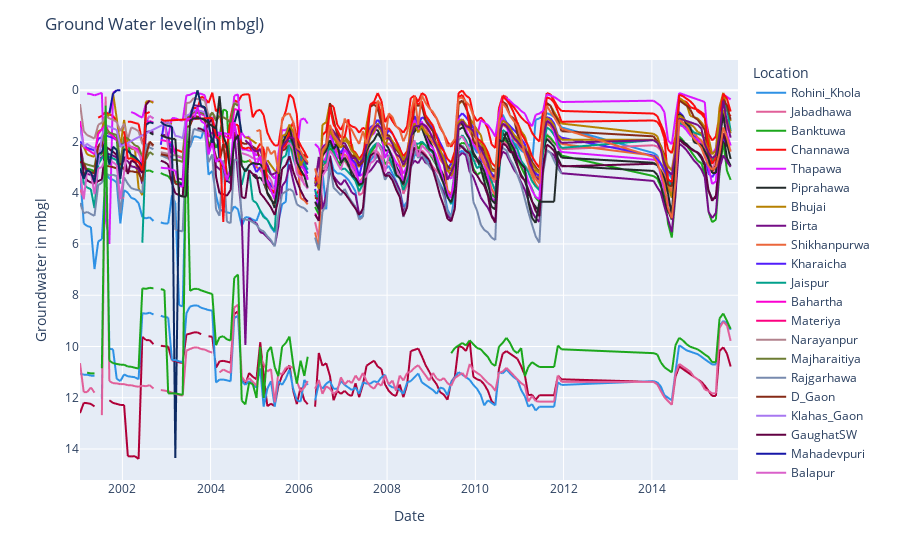

Write notebook code for a chart like this one.
### Code cell
if not data.empty:
        fig = px.line(data, x="Date", y="gw_level", color='Location', hover_name="Location", color_discrete_sequence=px.colors.qualitative.Dark24)
        
         
        # layout = go.Layout(margin = {'l':0, 't': 25, 'r' : 0, 'l' : 0}))
        fig.update_layout(title=f'Ground Water level(in mbgl)',
                xaxis_title='Date',
                yaxis_title='Groundwater in mbgl'),
        fig.update_yaxes(autorange="reversed")
        fig.show()
